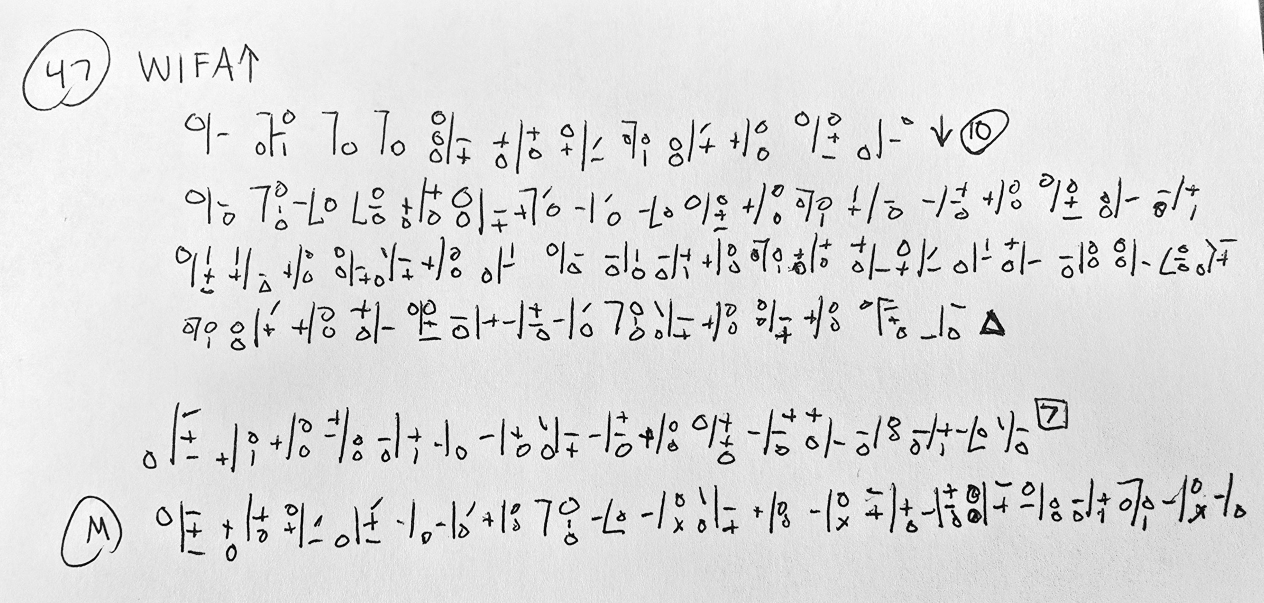
#> input picture puzzles/rcodes-1tk3up2-500usd/data/rcodes_cipher.jpeg, 3790 x 1808 px, found by its file name (shown at 1/3 size)
$ python rcodes_vision_crop.py
#> lines starting #> are read from the running program, lines starting #| are printed output that depends on the picture; after the words box and inside, x2 and y2 are one past the last pixel; in counts of white or black regions, pixels touching at a corner belong together
# -*- coding: utf-8 -*-
"""rcodes vision helper: нарезает фото рукописи на строки и апскейлит для визуального чтения.
Big Pickle, 2026-10-18. Только чтение исходника, ничего не перезаписывает.
"""
import os
import cv2
import numpy as np

SRC = r'C:\Users\Admin\OneDrive\Desktop\master\puzzles\rcodes-1tk3up2-500usd\data\rcodes_cipher.jpeg'
OUT = r'C:\Users\Admin\OneDrive\Desktop\master\puzzles\rcodes-1tk3up2-500usd\data\vision'

os.makedirs(OUT, exist_ok=True)
img = cv2.imread(SRC)
#> img is the input picture: shape (1808, 3790, 3); min 0, max 255, mean 222
print('size', img.shape)
#| size (1808, 3790, 3)

g = cv2.cvtColor(img, cv2.COLOR_BGR2GRAY)
g = cv2.GaussianBlur(g, (3, 3), 0)
# тёмные чернила по светлой бумаге
th = cv2.adaptiveThreshold(g, 255, cv2.ADAPTIVE_THRESH_MEAN_C, cv2.THRESH_BINARY_INV, 51, 15)
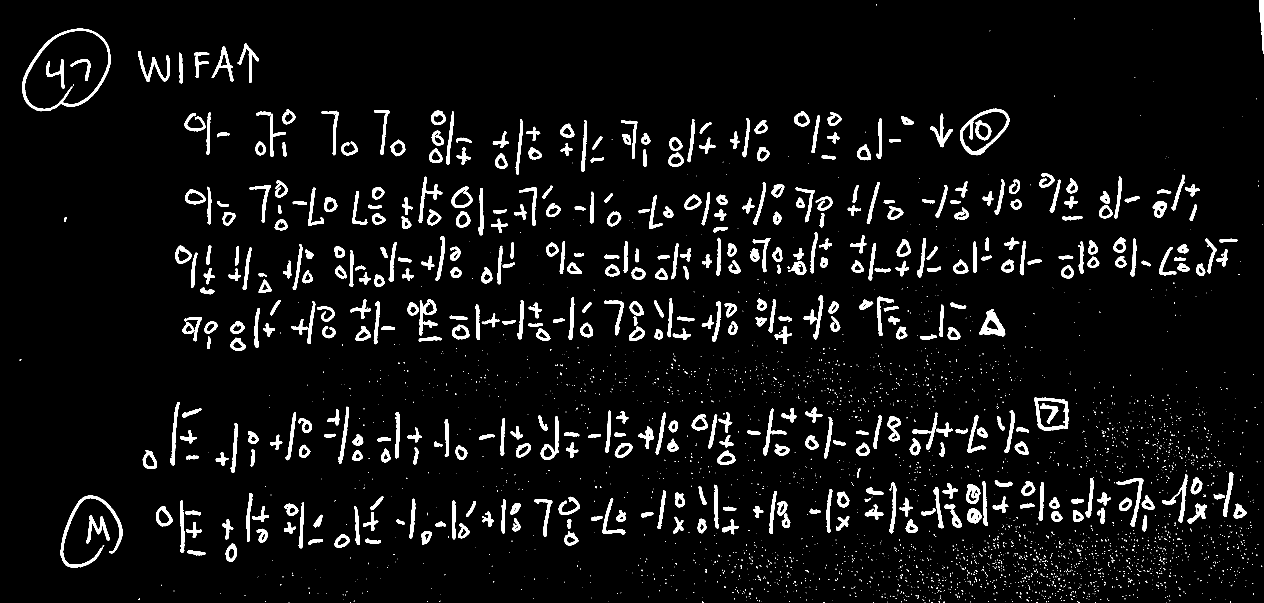
#> th: shape (1808, 3790) (shown at 1/3 size); 5.4% white; 3326 white regions (2832 under 20 px), largest, box (x1, y1, x2, y2) and area: (67, 86, 332, 334) 5825, (182, 1487, 367, 1703) 4663, (2880, 326, 3028, 466) 3821
th = cv2.morphologyEx(th, cv2.MORPH_CLOSE, np.ones((3, 25), np.uint8))
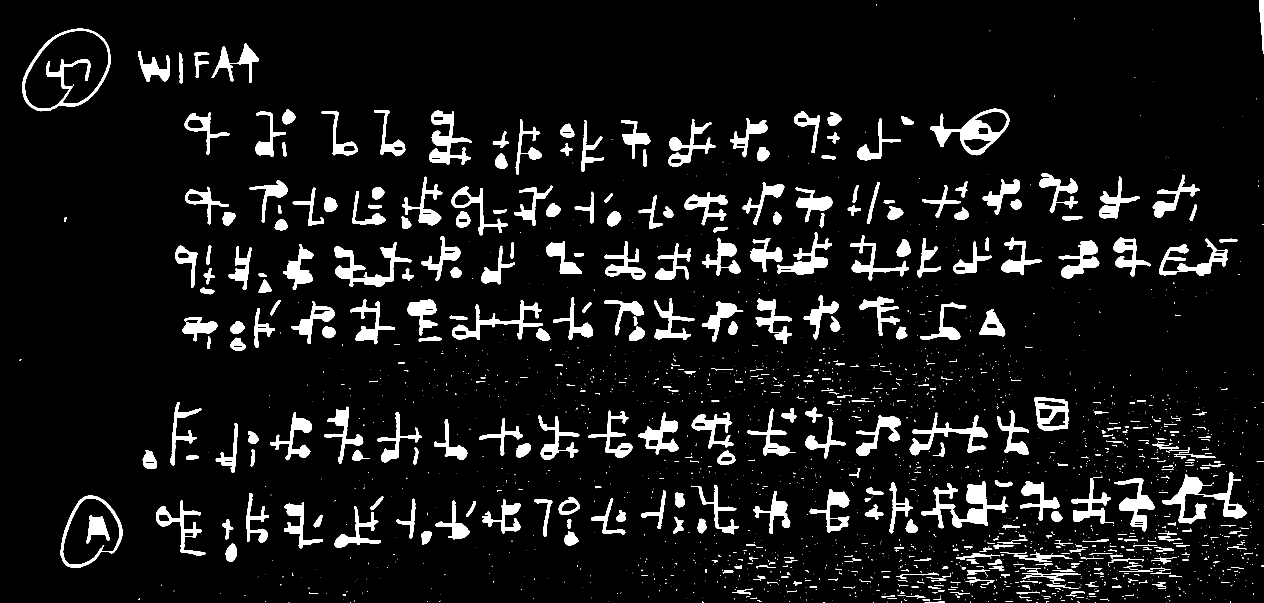
#> th: shape (1808, 3790) (shown at 1/3 size); 7.8% white; 2110 white regions (1567 under 20 px), largest, box (x1, y1, x2, y2) and area: (2764, 1444, 3025, 1585) 11301, (2790, 326, 3028, 466) 9788, (67, 86, 332, 334) 8729

rows = (th > 0).sum(axis=1).astype(float)
#> rows = 1808 values, max 1142 at index 811, min 0 at index 883, mean 295.4
rows = np.convolve(rows, np.ones(9) / 9, mode='same')
#> rows = 1808 values, max 1106.1 at index 811, min 2.89 at index 1073, mean 295.3
hi = rows.max()
#> hi = 1106.1
bands = []
inb = False
for y, v in enumerate(rows):
    if v > hi * 0.06 and not inb:
        inb, y0 = True, y
    elif v <= hi * 0.06 and inb:
        inb = False
        if y - y0 > 12:
            bands.append((y0, y))
#> this loop made 1808 passes
#> inb on passes 155, 243, 313, 318, 327, 500, 538, 691, 715, 863, 866, 876: True, False, True, False, True, False, True, False, True, False, True, False
#> v on passes 1 to 6: 7.22, 8.67, 10, 11.33, 12.67, 12.56
#> after the loop, bands = [(154, 242), (326, 499), (537, 690), (714, 862), (896, 1034), (1195, 1213), (1216, 1405), (1432, 1766)]; inb = False; y0 = 1785
if inb:
    bands.append((y0, len(rows)))
# склейка близких полос
merged = []
for b in bands:
    if merged and b[0] - merged[-1][1] < 18:
        merged[-1] = (merged[-1][0], b[1])
    else:
        merged.append(list(b))
#> this loop made 8 passes
#> after the loop, merged = [[154, 242], [326, 499], [537, 690], [714, 862], [896, 1034], (1195, 1405), [1432, 1766]]
merged = [tuple(x) for x in merged]
#> merged = [(154, 242), (326, 499), (537, 690), (714, 862), (896, 1034), (1195, 1405), (1432, 1766)]
print('полос найдено:', len(merged))
#| полос найдено: 7
for i, (y0, y1) in enumerate(merged):
    pad = 12
    a, b_ = max(0, y0 - pad), min(img.shape[0], y1 + pad)
    crop = img[a:b_, :, :]
    z = cv2.resize(crop, None, fx=2.2, fy=2.2, interpolation=cv2.INTER_CUBIC)
    p = os.path.join(OUT, 'line_%02d.png' % i)
    cv2.imwrite(p, z)
    # усиление контраста
    gg = cv2.cvtColor(z, cv2.COLOR_BGR2GRAY)
    gg = cv2.normalize(gg, None, 0, 255, cv2.NORM_MINMAX)
    cv2.imwrite(os.path.join(OUT, 'line_%02d_hc.png' % i), gg)
    print('  line_%02d  y=%d..%d  h=%d  -> %s' % (i, a, b_, b_ - a, p))
#> this loop made 7 passes
#> (y0, y1, a, b_) on passes 1 to 7: (154, 242, 142, 254), (326, 499, 314, 511), (537, 690, 525, 702), (714, 862, 702, 874), (896, 1034, 884, 1046), (1195, 1405, 1183, 1417), (1432, 1766, 1420, 1778)
#|   line_00  y=142..254  h=112  -> C:\Users\Admin\OneDrive\Desktop\master\puzzles\rcodes-1tk3up2-500usd\data\vision/line_00.png
#|   line_01  y=314..511  h=197  -> C:\Users\Admin\OneDrive\Desktop\master\puzzles\rcodes-1tk3up2-500usd\data\vision/line_01.png
#|   line_02  y=525..702  h=177  -> C:\Users\Admin\OneDrive\Desktop\master\puzzles\rcodes-1tk3up2-500usd\data\vision/line_02.png
#|   line_03  y=702..874  h=172  -> C:\Users\Admin\OneDrive\Desktop\master\puzzles\rcodes-1tk3up2-500usd\data\vision/line_03.png
#|   line_04  y=884..1046  h=162  -> C:\Users\Admin\OneDrive\Desktop\master\puzzles\rcodes-1tk3up2-500usd\data\vision/line_04.png
#|   line_05  y=1183..1417  h=234  -> C:\Users\Admin\OneDrive\Desktop\master\puzzles\rcodes-1tk3up2-500usd\data\vision/line_05.png
#|   line_06  y=1420..1778  h=358  -> C:\Users\Admin\OneDrive\Desktop\master\puzzles\rcodes-1tk3up2-500usd\data\vision/line_06.png
#> pass 2, `z = cv2.resize(crop, None, fx=2.2, fy=2.2, interpolation=cv2.INTER_CUB..`:
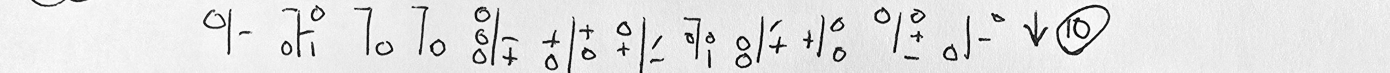
#> z: shape (433, 8338, 3) (shown at 1/6 size); min 0, max 255, mean 226
#> after the loop:
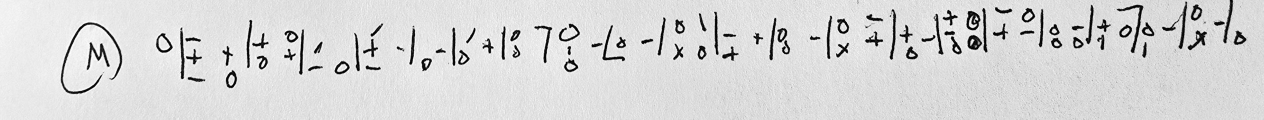
#> crop: shape (358, 3790, 3) (shown at 1/3 size); min 0, max 255, mean 214.8
#> after the loop:
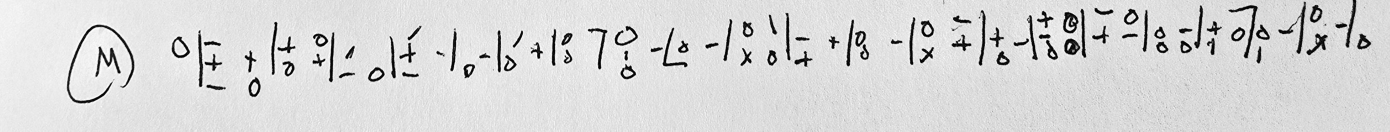
#> z: shape (788, 8338, 3) (shown at 1/6 size); min 0, max 255, mean 214.8

# верхняя зона (заголовок WIFA↑/47) и нижняя (если что-то отдельно)
h = img.shape[0]
#> h = 1808
cv2.imwrite(os.path.join(OUT, 'top.png'),
            cv2.resize(img[0:int(h * 0.22)], None, fx=2.0, fy=2.0, interpolation=cv2.INTER_CUBIC))
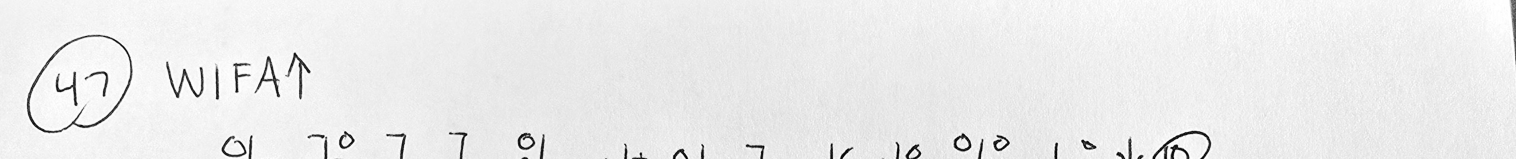
#> saved as top.png: shape (794, 7580, 3) (shown at 1/5 size); min 0, max 255, mean 235
cv2.imwrite(os.path.join(OUT, 'bottom.png'),
            cv2.resize(img[int(h * 0.75):], None, fx=2.0, fy=2.0, interpolation=cv2.INTER_CUBIC))
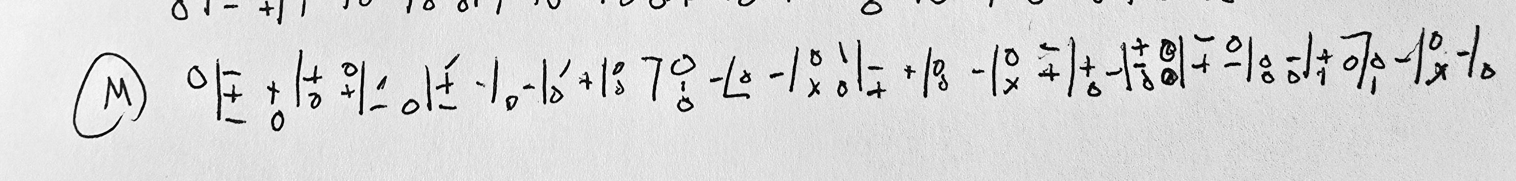
#> saved as bottom.png: shape (904, 7580, 3) (shown at 1/5 size); min 0, max 255, mean 215.8
print('готово ->', OUT)
#| готово -> C:\Users\Admin\OneDrive\Desktop\master\puzzles\rcodes-1tk3up2-500usd\data\vision
